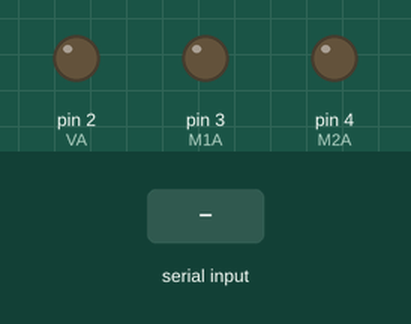
Simulated run of this sketch. Board: Arduino Uno, built with avr-gcc and run on an emulated ATmega328P. On the bench: output pins drawn as LEDs (lit = HIGH). The test bench sets the inputs (shaded band).

Above: at 1.2 s.
1.3 s: "F" received over Serial
At 1.8 s:
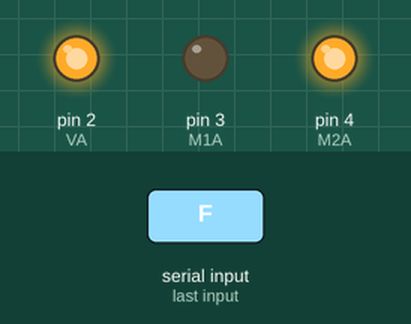
Timing chart, 0 to 4.3 s (numbered marks = the images above; inputs shaded):
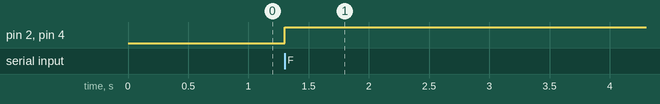

Measured:
- after the input at 1.3 s, pin 2 (VA), pin 4 (M2A): LOW → HIGH at once

The sketch:

codigo.ino
```cpp
#define VA 2
#define M1A 3
#define M2A 4
#define VB 2
#define M1B 3
#define M2B 4
void setup() {
  pinMode(VA, OUTPUT);
  pinMode(M1A, OUTPUT);
  pinMode(M2A, OUTPUT);
  Serial.begin(9600);
  pinMode(VB, OUTPUT);
  pinMode(M1B, OUTPUT);
  pinMode(M2B, OUTPUT);
  Serial.begin(9600);
}

void loop() {
 if(Serial.available()>0){
  char valorRecebido = Serial.read();
  switch(valorRecebido){
    case 'F':
      frente();
    break;

    case 'B':
      traz();
    break;

    case 'R':
      viraDireita();
    break;

    case 'L':
      viraEsquerda();
    break;

    case 'S':
      para();
    break;

  }
 }

}

void frente(){
     digitalWrite(M1A, HIGH);
     digitalWrite(M2A, LOW);
     digitalWrite(VA, 255);
     digitalWrite(M1B, LOW);
     digitalWrite(M2B, HIGH);
     digitalWrite(VB, 255);
}
void traz(){
     digitalWrite(M1A, LOW);
     digitalWrite(M2A, HIGH);
     digitalWrite(VA, 255);
     digitalWrite(M1B, LOW);
     digitalWrite(M2B, HIGH);
     digitalWrite(VB, 255);
}

void viraDireita(){
     digitalWrite(M1A, HIGH);
     digitalWrite(M2A, LOW);
     digitalWrite(VA, 255);
     digitalWrite(M1B, LOW);
     digitalWrite(M2B, HIGH);
     digitalWrite(VB, 255);
}

void viraEsquerda(){
     digitalWrite(M1A, LOW);
     digitalWrite(M2A, HIGH);
     digitalWrite(VA, 255);
     digitalWrite(M1B, LOW);
     digitalWrite(M2B, HIGH);
     digitalWrite(VB, 255);
}

void para(){
     digitalWrite(M1A, HIGH);
     digitalWrite(M2A, LOW);
     digitalWrite(VA, 255);
     digitalWrite(M1B, LOW);
     digitalWrite(M2B, HIGH);
     digitalWrite(VB, 255);
}
```
